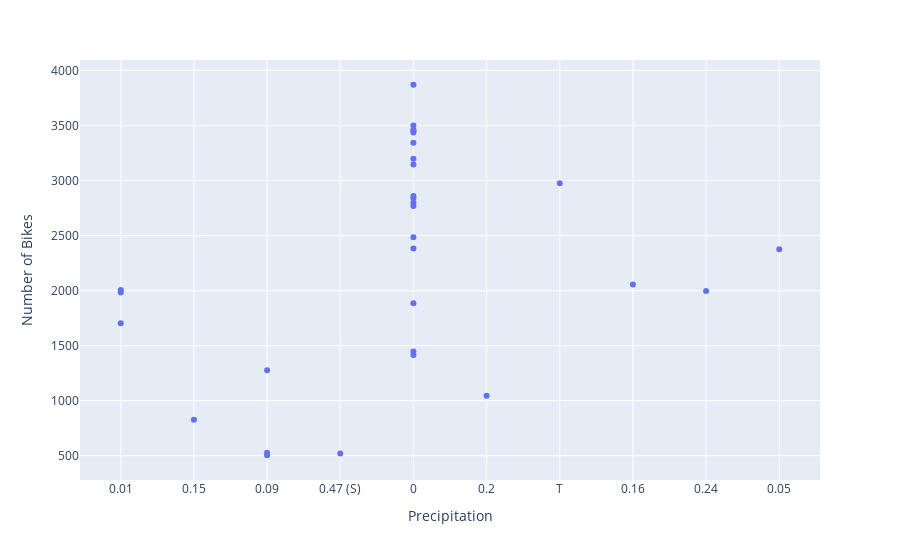

Notebook source saved alongside this figure:
### Code cell
#precipitation vs. number of bikes across Brooklyn Bridge
bikes=bikecounts_df['Brooklyn Bridge']
precipitation=bikecounts_df['Precipitation']
precipitation_v_bikes = px.scatter(x=precipitation, y=bikes)
precipitation_v_bikes.update_layout(
    xaxis_title="Precipitation",
    yaxis_title="Number of Bikes"
)

### Figure 1 — Plotly figure (JSON) as saved in the notebook; plotly's stock layout.template omitted (floating-point values rounded to 4 significant figures)
{"data": [{"hovertemplate": "x=%{x}<br>y=%{y}<extra></extra>", "legendgroup": "", "marker": {"color": "#636efa", "symbol": "circle"}, "mode": "markers", "name": "", "orientation": "v", "showlegend": false, "type": "scatter", "x": ["0.01", "0.15", "0.09", "0.47 (S)", "0", "0", "0.09", "0.01", "0.09", "0", "0.01", "0.2", "0", "0", "0", "0", "0", "0", "0", "0", "0", "T", "0.16", "0", "0", "0.24", "0", "0", "0.05", "0"], "xaxis": "x", "y": [1704, 827, 526, 521, 1416, 1885, 1276, 1982, 504, 1447, 2005, 1045, 2840, 2861, 2770, 2384, 3147, 3871, 3501, 3450, 3436, 2975, 2055, 2798, 3463, 1997, 3343, 2486, 2375, 3199], "yaxis": "y"}], "layout": {"legend": {"tracegroupgap": 0}, "margin": {"t": 60}, "xaxis": {"anchor": "y", "domain": [0, 1], "title": {"text": "Precipitation"}}, "yaxis": {"anchor": "x", "domain": [0, 1], "title": {"text": "Number of Bikes"}}}}
